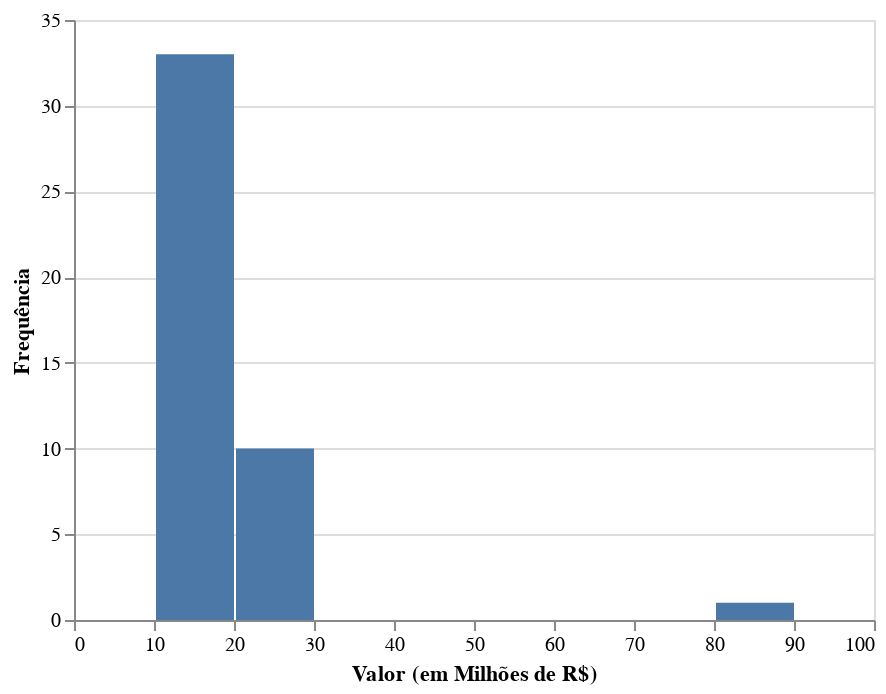

Notebook cell for this chart:
### Code cell
# Excluindo os pares com despesa menor que 10 milhões
# Tipo dar um zoom
alt.Chart(desp_part_uf[desp_part_uf['valor'] > 10]).mark_bar().encode(
        alt.X('valor',
          title = 'Valor (em Milhões de R$)',
          #scale = alt.Scale(type = 'log')
          bin = alt.Bin(extent=[0, 100], step = 10)
          ),
        alt.Y('count()',
          title = 'Frequência'))

### Figure 1 — Vega-Lite specification as saved in the notebook (floating-point values rounded to 4 significant figures)
{"config": {"view": {"continuousWidth": 400, "continuousHeight": 300}}, "data": {"name": "data-61f3160f37004705168071170905dcc6"}, "mark": "bar", "encoding": {"x": {"type": "quantitative", "bin": {"extent": [0, 100], "step": 10}, "field": "valor", "title": "Valor (em Milhões de R$)"}, "y": {"type": "quantitative", "aggregate": "count", "title": "Frequência"}}, "$schema": "https://vega.github.io/schema/vega-lite/v4.8.1.json", "datasets": {"data-61f3160f37004705168071170905dcc6": [{"partido": "AVANTE", "uf": "MG", "valor": 11.03}, {"partido": "CIDADANIA", "uf": "MG", "valor": 13.31}, {"partido": "DEM", "uf": "BA", "valor": 26.27}, {"partido": "DEM", "uf": "GO", "valor": 13.66}, {"partido": "DEM", "uf": "MG", "valor": 22.13}, {"partido": "DEM", "uf": "RJ", "valor": 15.32}, {"partido": "DEM", "uf": "SP", "valor": 12.91}, {"partido": "MDB", "uf": "AL", "valor": 11.95}, {"partido": "MDB", "uf": "GO", "valor": 13.11}, {"partido": "MDB", "uf": "MG", "valor": 17.63}, {"partido": "MDB", "uf": "MT", "valor": 14.24}, {"partido": "MDB", "uf": "PA", "valor": 17.68}, {"partido": "MDB", "uf": "RS", "valor": 14.9}, {"partido": "MDB", "uf": "SC", "valor": 15.35}, {"partido": "MDB", "uf": "SP", "valor": 18.11}, {"partido": "PDT", "uf": "CE", "valor": 21.11}, {"partido": "PDT", "uf": "RJ", "valor": 16.4}, {"partido": "PDT", "uf": "RS", "valor": 12.9}, {"partido": "PL", "uf": "MA", "valor": 13.35}, {"partido": "PL", "uf": "SP", "valor": 22.4}, {"partido": "PODE", "uf": "SP", "valor": 13.09}, {"partido": "PP", "uf": "BA", "valor": 15.08}, {"partido": "PP", "uf": "RS", "valor": 15.74}, {"partido": "PSB", "uf": "MG", "valor": 10.9}, {"partido": "PSB", "uf": "PE", "valor": 23.49}, {"partido": "PSD", "uf": "BA", "valor": 21.17}, {"partido": "PSD", "uf": "MG", "valor": 24.79}, {"partido": "PSD", "uf": "PR", "valor": 19.83}, {"partido": "PSD", "uf": "SP", "valor": 23.52}, {"partido": "PSDB", "uf": "MG", "valor": 18.64}, {"partido": "PSDB", "uf": "RS", "valor": 12.97}, {"partido": "PSDB", "uf": "SP", "valor": 81.9}, {"partido": "PSL", "uf": "MG", "valor": 14.52}, {"partido": "PSL", "uf": "PR", "valor": 11.96}, {"partido": "PSL", "uf": "SP", "valor": 15.52}, {"partido": "PT", "uf": "BA", "valor": 17.81}, {"partido": "PT", "uf": "MG", "valor": 22.24}, {"partido": "PT", "uf": "RJ", "valor": 11.33}, {"partido": "PT", "uf": "RS", "valor": 10.02}, {"partido": "PT", "uf": "SP", "valor": 26.14}, {"partido": "REPUBLICANOS", "uf": "MA", "valor": 10.08}, {"partido": "REPUBLICANOS", "uf": "MG", "valor": 10.01}, {"partido": "REPUBLICANOS", "uf": "RJ", "valor": 11.19}, {"partido": "REPUBLICANOS", "uf": "SP", "valor": 18.49}]}}
